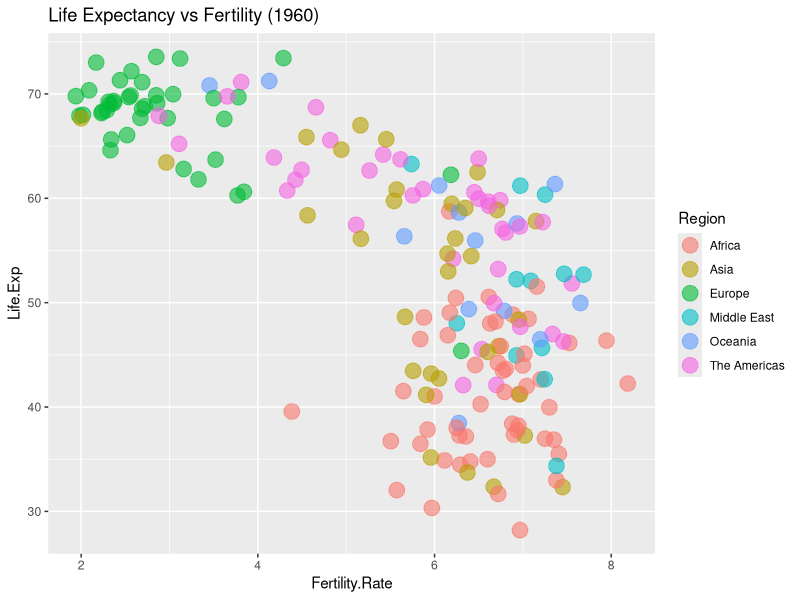
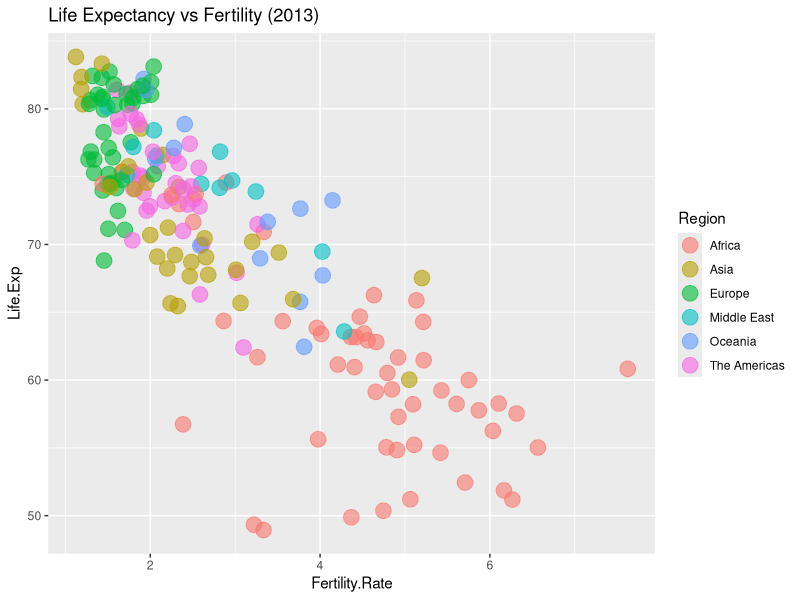

Source code (R) for these figures, in order:
#Import the csv dataset
data <-read.csv("Section5-Homework-Data.csv")

#Explore the data
data
head(data)      #check top 6 rows
tail(data, n=7) #check bottom 7 rows
str(data)      #check the structure of the data frame
summary(data)      #check the summary of the data

#Did you pick up that there is more than one year in the data?
#From the challenge we know that there are two: 1960 and 2013

#Execute below code to generate three new vectors
Country_Code <- c("ABW","AFG","AGO","ALB","ARE","ARG","ARM","ATG","AUS","AUT","AZE","BDI","BEL","BEN","BFA","BGD","BGR","BHR","BHS","BIH","BLR","BLZ","BOL","BRA","BRB","BRN","BTN","BWA","CAF","CAN","CHE","CHL","CHN","CIV","CMR","COG","COL","COM","CPV","CRI","CUB","CYP","CZE","DEU","DJI","DNK","DOM","DZA","ECU","EGY","ERI","ESP","EST","ETH","FIN","FJI","FRA","FSM","GAB","GBR","GEO","GHA","GIN","GMB","GNB","GNQ","GRC","GRD","GTM","GUM","GUY","HKG","HND","HRV","HTI","HUN","IDN","IND","IRL","IRN","IRQ","ISL","ITA","JAM","JOR","JPN","KAZ","KEN","KGZ","KHM","KIR","KOR","KWT","LAO","LBN","LBR","LBY","LCA","LKA","LSO","LTU","LUX","LVA","MAC","MAR","MDA","MDG","MDV","MEX","MKD","MLI","MLT","MMR","MNE","MNG","MOZ","MRT","MUS","MWI","MYS","NAM","NCL","NER","NGA","NIC","NLD","NOR","NPL","NZL","OMN","PAK","PAN","PER","PHL","PNG","POL","PRI","PRT","PRY","PYF","QAT","ROU","RUS","RWA","SAU","SDN","SEN","SGP","SLB","SLE","SLV","SOM","SSD","STP","SUR","SVK","SVN","SWE","SWZ","SYR","TCD","TGO","THA","TJK","TKM","TLS","TON","TTO","TUN","TUR","TZA","UGA","UKR","URY","USA","UZB","VCT","VEN","VIR","VNM","VUT","WSM","YEM","ZAF","COD","ZMB","ZWE")
Life_Expectancy_At_Birth_1960 <- c(65.5693658536586,32.328512195122,32.9848292682927,62.2543658536585,52.2432195121951,65.2155365853659,65.8634634146342,61.7827317073171,70.8170731707317,68.5856097560976,60.836243902439,41.2360487804878,69.7019512195122,37.2782682926829,34.4779024390244,45.8293170731707,69.2475609756098,52.0893658536585,62.7290487804878,60.2762195121951,67.7080975609756,59.9613658536585,42.1183170731707,54.2054634146342,60.7380487804878,62.5003658536585,32.3593658536585,50.5477317073171,36.4826341463415,71.1331707317073,71.3134146341463,57.4582926829268,43.4658048780488,36.8724146341463,41.523756097561,48.5816341463415,56.716756097561,41.4424390243903,48.8564146341463,60.5761951219512,63.9046585365854,69.5939268292683,70.3487804878049,69.3129512195122,44.0212682926829,72.1765853658537,51.8452682926829,46.1351219512195,53.215,48.0137073170732,37.3629024390244,69.1092682926829,67.9059756097561,38.4057073170732,68.819756097561,55.9584878048781,69.8682926829268,57.5865853658537,39.5701219512195,71.1268292682927,63.4318536585366,45.8314634146342,34.8863902439024,32.0422195121951,37.8404390243902,36.7330487804878,68.1639024390244,59.8159268292683,45.5316341463415,61.2263414634146,60.2787317073171,66.9997073170732,46.2883170731707,64.6086585365854,42.1000975609756,68.0031707317073,48.6403170731707,41.1719512195122,69.691756097561,44.945512195122,48.0306829268293,73.4286585365854,69.1239024390244,64.1918292682927,52.6852682926829,67.6660975609756,58.3675853658537,46.3624146341463,56.1280731707317,41.2320243902439,49.2159756097561,53.0013170731707,60.3479512195122,43.2044634146342,63.2801219512195,34.7831707317073,42.6411951219512,57.303756097561,59.7471463414634,46.5107073170732,69.8473170731707,68.4463902439024,69.7868292682927,64.6609268292683,48.4466341463415,61.8127804878049,39.9746829268293,37.2686341463415,57.0656341463415,60.6228048780488,28.2116097560976,67.6017804878049,42.7363902439024,63.7056097560976,48.3688048780488,35.0037073170732,43.4830975609756,58.7452195121951,37.7736341463415,59.4753414634146,46.8803902439024,58.6390243902439,35.5150487804878,37.1829512195122,46.9988292682927,73.3926829268293,73.549756097561,35.1708292682927,71.2365853658537,42.6670731707317,45.2904634146342,60.8817073170732,47.6915853658537,57.8119268292683,38.462243902439,67.6804878048781,68.7196097560976,62.8089268292683,63.7937073170732,56.3570487804878,61.2060731707317,65.6424390243903,66.0552926829268,42.2492926829268,45.6662682926829,48.1876341463415,38.206,65.6598292682927,49.3817073170732,30.3315365853659,49.9479268292683,36.9658780487805,31.6767073170732,50.4513658536585,59.6801219512195,69.9759268292683,68.9780487804878,73.0056097560976,44.2337804878049,52.768243902439,38.0161219512195,40.2728292682927,54.6993170731707,56.1535365853659,54.4586829268293,33.7271219512195,61.3645365853659,62.6575853658537,42.009756097561,45.3844146341463,43.6538780487805,43.9835609756098,68.2995365853659,67.8963902439025,69.7707317073171,58.8855365853659,57.7238780487805,59.2851219512195,63.7302195121951,59.0670243902439,46.4874878048781,49.969512195122,34.3638048780488,49.0362926829268,41.0180487804878,45.1098048780488,51.5424634146342)
Life_Expectancy_At_Birth_2013 <- c(75.3286585365854,60.0282682926829,51.8661707317073,77.537243902439,77.1956341463415,75.9860975609756,74.5613658536585,75.7786585365854,82.1975609756098,80.890243902439,70.6931463414634,56.2516097560976,80.3853658536585,59.3120243902439,58.2406341463415,71.245243902439,74.4658536585366,76.5459512195122,75.0735365853659,76.2769268292683,72.4707317073171,69.9820487804878,67.9134390243903,74.1224390243903,75.3339512195122,78.5466585365854,69.1029268292683,64.3608048780488,49.8798780487805,81.4011219512195,82.7487804878049,81.1979268292683,75.3530243902439,51.2084634146342,55.0418048780488,61.6663902439024,73.8097317073171,62.9321707317073,72.9723658536585,79.2252195121951,79.2563902439025,79.9497804878049,78.2780487804878,81.0439024390244,61.6864634146342,80.3024390243903,73.3199024390244,74.5689512195122,75.648512195122,70.9257804878049,63.1778780487805,82.4268292682927,76.4243902439025,63.4421951219512,80.8317073170732,69.9179268292683,81.9682926829268,68.9733902439024,63.8435853658537,80.9560975609756,74.079512195122,61.1420731707317,58.216487804878,59.9992682926829,54.8384146341464,57.2908292682927,80.6341463414634,73.1935609756098,71.4863902439024,78.872512195122,66.3100243902439,83.8317073170732,72.9428536585366,77.1268292682927,62.4011463414634,75.2682926829268,68.7046097560976,67.6604146341463,81.0439024390244,75.1259756097561,69.4716829268293,83.1170731707317,82.290243902439,73.4689268292683,73.9014146341463,83.3319512195122,70.45,60.9537804878049,70.2024390243902,67.7720487804878,65.7665853658537,81.459756097561,74.462756097561,65.687243902439,80.1288780487805,60.5203902439024,71.6576829268293,74.9127073170732,74.2402926829268,49.3314634146342,74.1634146341464,81.7975609756098,73.9804878048781,80.3391463414634,73.7090487804878,68.811512195122,64.6739024390244,76.6026097560976,76.5326585365854,75.1870487804878,57.5351951219512,80.7463414634146,65.6540975609756,74.7583658536585,69.0618048780488,54.641512195122,62.8027073170732,74.46,61.466,74.567512195122,64.3438780487805,77.1219512195122,60.8281463414634,52.4421463414634,74.514756097561,81.1048780487805,81.4512195121951,69.222,81.4073170731707,76.8410487804878,65.9636829268293,77.4192195121951,74.2838536585366,68.1315609756097,62.4491707317073,76.8487804878049,78.7111951219512,80.3731707317073,72.7991707317073,76.3340731707317,78.4184878048781,74.4634146341463,71.0731707317073,63.3948292682927,74.1776341463415,63.1670487804878,65.878756097561,82.3463414634146,67.7189268292683,50.3631219512195,72.4981463414634,55.0230243902439,55.2209024390244,66.259512195122,70.99,76.2609756097561,80.2780487804878,81.7048780487805,48.9379268292683,74.7157804878049,51.1914878048781,59.1323658536585,74.2469268292683,69.4001707317073,65.4565609756098,67.5223658536585,72.6403414634147,70.3052926829268,73.6463414634147,75.1759512195122,64.2918292682927,57.7676829268293,71.159512195122,76.8361951219512,78.8414634146341,68.2275853658537,72.8108780487805,74.0744146341464,79.6243902439024,75.756487804878,71.669243902439,73.2503902439024,63.583512195122,56.7365853658537,58.2719268292683,59.2373658536585,55.633)


#Filter the dataframes
data1960 <- data[data$Year==1960,]
data2013 <- data[data$Year==2013,]

#Check row counts
str(data1960) #187 rows
str(data2013) #187 rows. Equal split.

#Create the additional dataframes
add1960 <- data.frame(Code=data1960$Country.Code, Life.Exp=Life_Expectancy_At_Birth_1960)
add2013 <- data.frame(Code=data2013$Country.Code, Life.Exp=Life_Expectancy_At_Birth_2013)

#Check summaries
summary(add1960)
summary(add2013)

#Merge the pairs of dataframes  
merged1960 <- merge(data1960, add1960, by.x="Country.Code", by.y="Code")
merged2013 <- merge(data2013, add2013, by.x="Country.Code", by.y="Code")

#Check the new structures
str(merged1960)
str(merged2013)

#We can see an obsolete column in each of the merged dataframes
#Column "Year" is no longer required. Let's remove it
merged1960$Year <- NULL
merged2013$Year <- NULL

#Check structures again
str(merged1960)
str(merged2013)

#Visualization time
library(ggplot2)

#Visualize the 1960 dataset
dev.new()
qplot(data=merged1960, x=Fertility.Rate, y=Life.Exp,
      color=Region,                               #colour
      size=I(5), 
      alpha=I(0.6),                               #transparency
      main="Life Expectancy vs Fertility (1960)" #title
   )

#Visualize the 2013 dataset
qplot(data=merged2013, x=Fertility.Rate, y=Life.Exp,
      color=Region,                               #colour
      size=I(5), 
      alpha=I(0.6),                               #transparency
      main="Life Expectancy vs Fertility (2013)" #title
)





